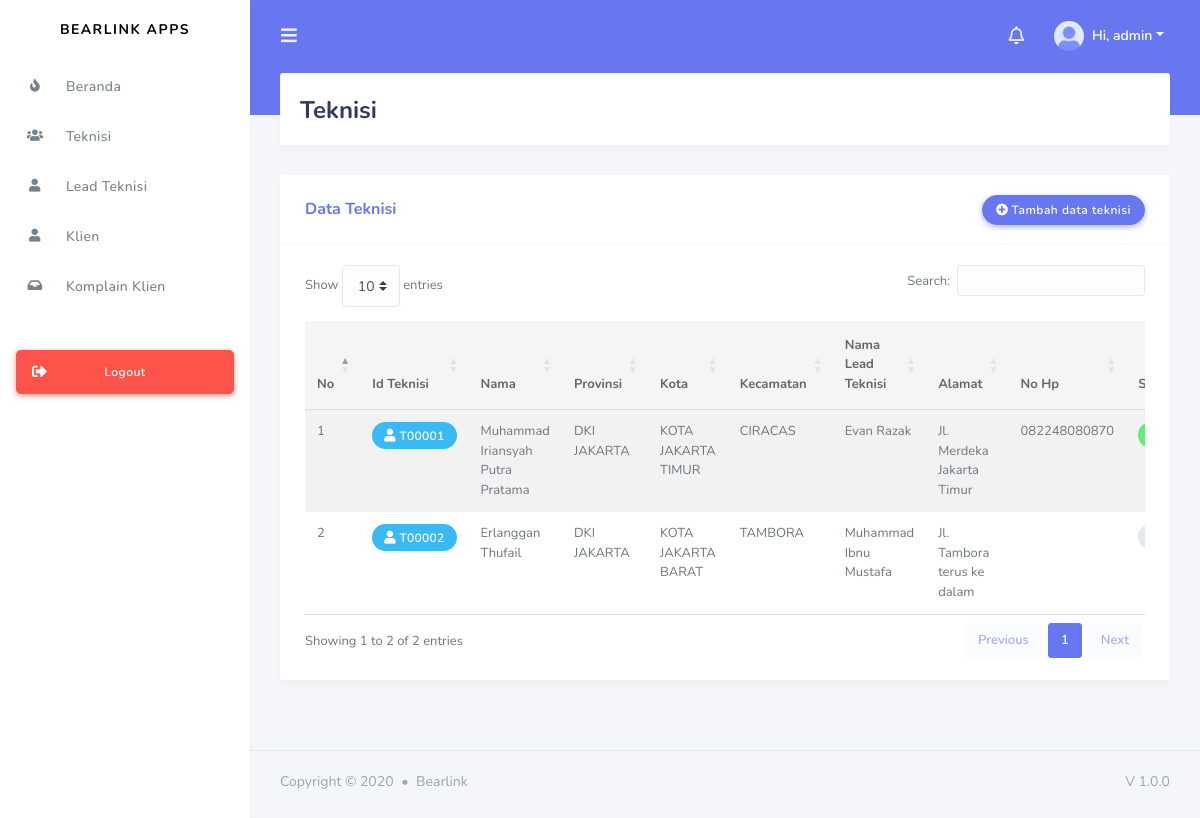
/index.php?page=technician (signed in), run on an earlier commit of the app's database.
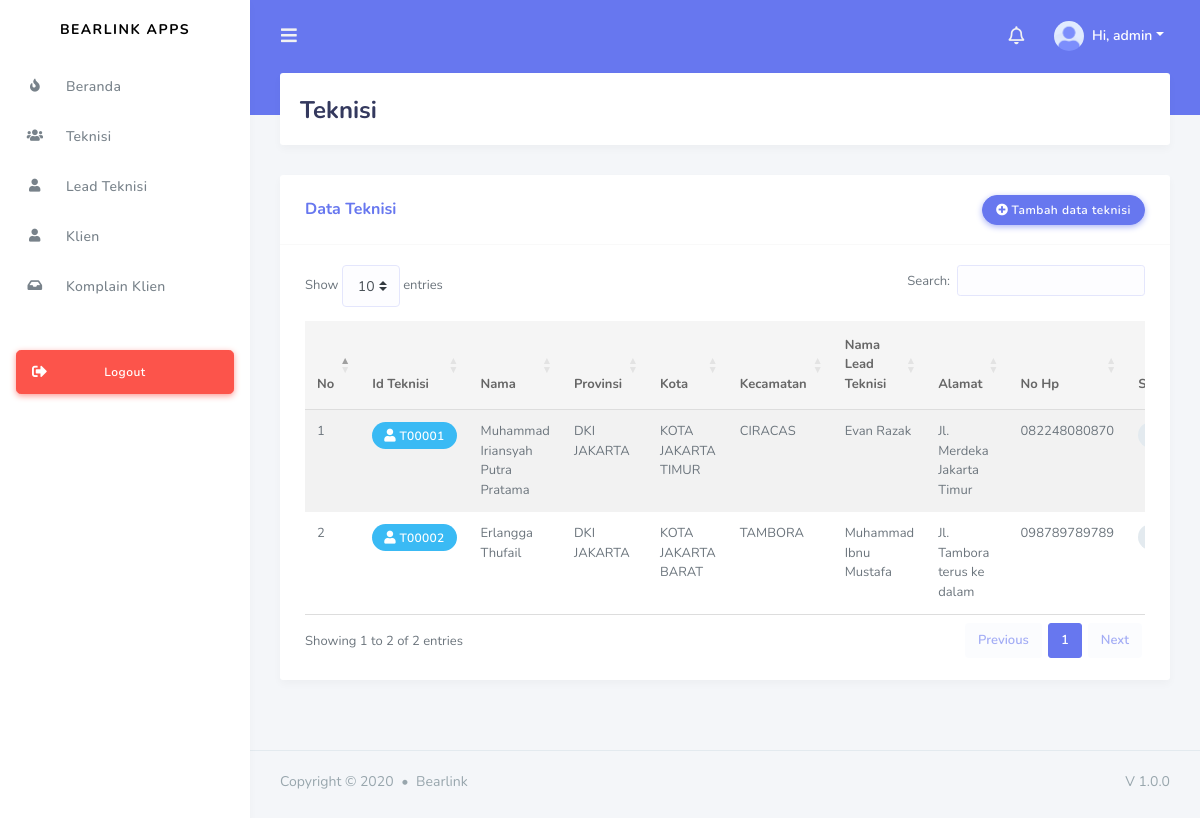
And on a later commit of the database.
### tables this page shows
CREATE TABLE `technician` (
  `id` varchar(32) NOT NULL,
  `province_id` char(2) DEFAULT NULL,
  `regency_id` char(4) DEFAULT NULL,
  `district_id` char(7) DEFAULT NULL,
  `lead_technician_id` varchar(32) DEFAULT NULL,
  `full_name` varchar(50) NOT NULL,
  `email` varchar(191) NOT NULL,
  `password` varchar(80) NOT NULL,
  `handphone` varchar(12) DEFAULT NULL,
  `date_of_birth` date NOT NULL,
  `full_address` longtext NOT NULL,
  `status` enum('online','offline') DEFAULT NULL,
  `lat` decimal(10,8) DEFAULT NULL,
  `lng` decimal(11,8) DEFAULT NULL,
  `created_at` timestamp NULL DEFAULT NULL,
  `updated_at` timestamp NULL DEFAULT NULL,
  `deleted_at` timestamp NULL DEFAULT NULL
);

CREATE TABLE `provinces` (
  `id` char(2) NOT NULL,
  `name` varchar(255) NOT NULL,
  `created_at` timestamp NULL DEFAULT NULL,
  `updated_at` timestamp NULL DEFAULT NULL,
  `deleted_at` timestamp NULL DEFAULT NULL
);

CREATE TABLE `regencies` (
  `id` char(4) NOT NULL,
  `province_id` char(2) NOT NULL,
  `name` varchar(255) NOT NULL,
  `created_at` timestamp NULL DEFAULT NULL,
  `updated_at` timestamp NULL DEFAULT NULL,
  `deleted_at` timestamp NULL DEFAULT NULL
);

CREATE TABLE `districts` (
  `id` char(7) NOT NULL,
  `regency_id` char(4) NOT NULL,
  `name` varchar(255) NOT NULL,
  `created_at` timestamp NULL DEFAULT NULL,
  `updated_at` timestamp NULL DEFAULT NULL,
  `deleted_at` timestamp NULL DEFAULT NULL
);

CREATE TABLE `lead_technician` (
  `id` varchar(32) NOT NULL,
  `province_id` char(2) DEFAULT NULL,
  `regency_id` char(4) DEFAULT NULL,
  `district_id` char(7) DEFAULT NULL,
  `full_name` varchar(50) NOT NULL,
  `email` varchar(50) NOT NULL,
  `password` varchar(10) NOT NULL,
  `handphone` varchar(12) NOT NULL,
  `date_of_birth` date NOT NULL,
  `full_address` longtext NOT NULL,
  `status` enum('online','offline') DEFAULT NULL,
  `lat` decimal(10,8) DEFAULT NULL,
  `lng` decimal(11,8) DEFAULT NULL,
  `created_at` timestamp NULL DEFAULT NULL,
  `updated_at` timestamp NULL DEFAULT NULL,
  `deleted_at` timestamp NULL DEFAULT NULL
);

### page/admin/technician/technician.php (the view, shortened to what this page needs)
<div class="main-content">
    <section class="section">
        <div class="section-header">
            <h1>Teknisi</h1>
        </div>
        <div class="row">
            <div class="col-lg-12 col-md-12 col-12 col-sm-12">
                <div class="card">
                    <div class="card-header">
                        <h4>Data Teknisi</h4>
                        <div class="card-header-action">
                            <a href="?page=technicianadd" class="btn btn-primary btn-icon icon-left"><i class="fas fa-plus-circle"></i>Tambah data teknisi</a>
                        </div>
                    </div>
                    <div class="card-body">
                        <div class="table-responsive">
                            <table id="example" class="table table-striped">
                                <thead>
                                    <tr>
                                        <th>No</th>
                                        <th>Id Teknisi</th>
                                        <th>Nama</th>
                                        <th>Provinsi</th>
                                        <th>Kota</th>
                                        <th>Kecamatan</th>
                                        <th>Nama Lead Teknisi</th>
                                        <th>Alamat</th>
                                        <th>No Hp</th>
                                        <th>Status</th>
                                    </tr>
                                </thead>
                                <tbody>
                                <?php
                                $no = 1;
                                $q = mysqli_query($conn, "SELECT lead_technician.full_name as fullname_lead, technician.id as id_tech, technician.handphone as handphone_tech, provinces.name as provincy_name, regencies.name as regency_name, districts.name as district_name, technician.full_name as fullname_tech, technician.full_address as address_tech, technician.status as status_tech FROM technician
                                                        JOIN lead_technician ON technician.lead_technician_id=lead_technician.id
                                                        JOIN provinces ON technician.province_id=provinces.id
                                                        JOIN regencies ON technician.regency_id=regencies.id
                                                        JOIN districts ON technician.district_id=districts.id") or die (mysqli_error($conn));
                                while($data=mysqli_fetch_array($q)){
                                ?>
                                    <tr>
                                        <td><?= $no ?></td>
                                        <td>
                                            <div class="badge badge-info"><i class="fas fa-user"></i> <?= $data['id_tech'] ?></div>
                                        </td>
                                        <td><?= $data['fullname_tech'] ?></td>
                                        <td><?= $data['provincy_name'] ?></td>
                                        <td><?= $data['regency_name'] ?></td>
                                        <td><?= $data['district_name'] ?></td>
                                        <td><?= $data['fullname_lead'] ?></td>
                                        <td><?= $data['address_tech'] ?></td>
                                        <td><?= $data['handphone_tech'] ?></td>
                                        <td><?= getStatus($data['status_tech']) ?></td>
                                    </tr>
                                <?php $no++; } ?>
                            </table>
                        </div>
                    </div>
                </div>
            </div>
        </div>
    </section>
</div>
<footer class="main-footer">
    <div class="footer-left">
        Copyright &copy; 2020 <div class="bullet"></div> Bearlink
    </div>
    <div class="footer-right">
        V 1.0.0
    </div>
</footer>
</div>
</div>

What changed in the data, as far as the page shows it:
changed technician "Muhammad Iriansyah Putra Pratama": status "online" → "offline" (drawn)
changed technician "Jl. Tambora terus ke dalam": full_name "Erlanggan Thufail" → "Erlangga Thufail"; handphone (not shown) → "098789789789"
